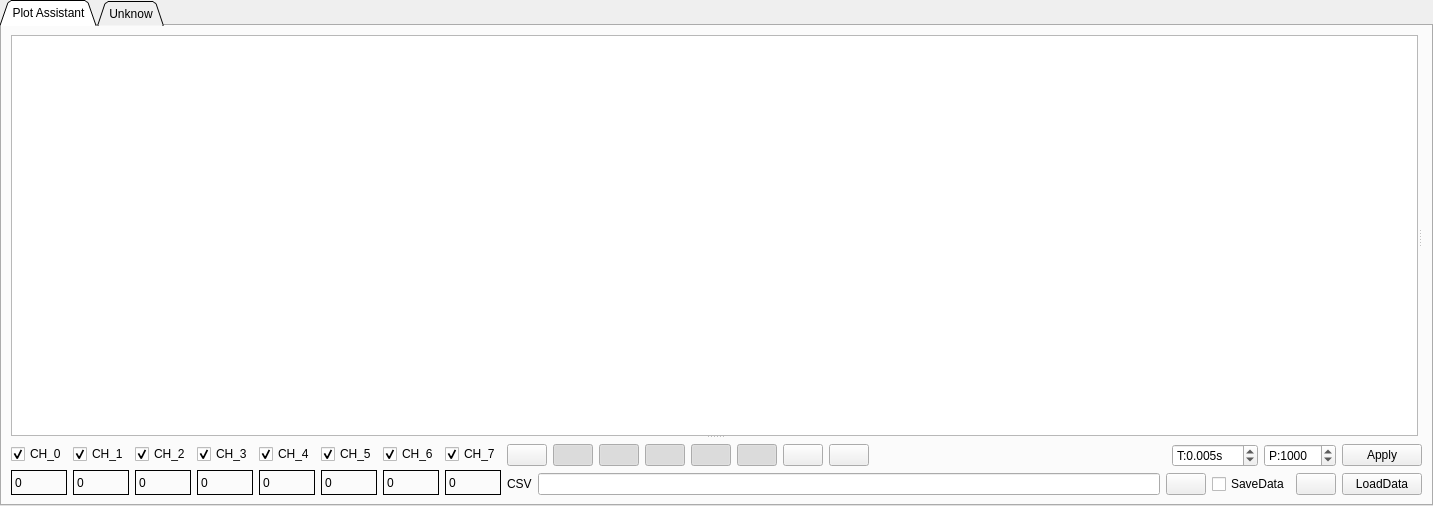
<?xml version="1.0" encoding="UTF-8"?>
<ui version="4.0">
 <class>PageSerialAnalysis</class>
 <widget class="QWidget" name="PageSerialAnalysis">
  <property name="geometry">
   <rect>
    <x>0</x>
    <y>0</y>
    <width>1433</width>
    <height>506</height>
   </rect>
  </property>
  <property name="windowTitle">
   <string>Form</string>
  </property>
  <layout class="QVBoxLayout" name="verticalLayout_7">
   <property name="leftMargin">
    <number>0</number>
   </property>
   <property name="topMargin">
    <number>0</number>
   </property>
   <property name="rightMargin">
    <number>0</number>
   </property>
   <property name="bottomMargin">
    <number>0</number>
   </property>
   <item>
    <widget class="QTabWidget" name="tabWidget">
     <property name="tabShape">
      <enum>QTabWidget::Triangular</enum>
     </property>
     <property name="currentIndex">
      <number>0</number>
     </property>
     <widget class="QWidget" name="tab">
      <attribute name="title">
       <string>Plot Assistant</string>
      </attribute>
      <layout class="QVBoxLayout" name="verticalLayout_6">
       <item>
        <layout class="QVBoxLayout" name="verticalLayout_4" stretch="0,0">
         <item>
          <widget class="QSplitter" name="splitter_2">
           <property name="sizePolicy">
            <sizepolicy hsizetype="Preferred" vsizetype="Preferred">
             <horstretch>0</horstretch>
             <verstretch>0</verstretch>
            </sizepolicy>
           </property>
           <property name="frameShadow">
            <enum>QFrame::Plain</enum>
           </property>
           <property name="orientation">
            <enum>Qt::Horizontal</enum>
           </property>
           <widget class="QSplitter" name="splitter">
            <property name="sizePolicy">
             <sizepolicy hsizetype="Preferred" vsizetype="Expanding">
              <horstretch>200</horstretch>
              <verstretch>0</verstretch>
             </sizepolicy>
            </property>
            <property name="orientation">
             <enum>Qt::Vertical</enum>
            </property>
            <property name="handleWidth">
             <number>2</number>
            </property>
            <widget class="QWidget" name="verticalLayoutWidget">
             <layout class="QVBoxLayout" name="verticalLayout" stretch="0">
              <item>
               <widget class="QTextBrowser" name="cmdBrowser">
                <property name="sizePolicy">
                 <sizepolicy hsizetype="Expanding" vsizetype="Preferred">
                  <horstretch>0</horstretch>
                  <verstretch>0</verstretch>
                 </sizepolicy>
                </property>
               </widget>
              </item>
             </layout>
            </widget>
            <widget class="QWidget" name="verticalLayoutWidget_2">
             <layout class="QVBoxLayout" name="verticalLayout_2">
              <item>
               <widget class="QCustomPlot" name="generalPlot" native="true">
                <property name="sizePolicy">
                 <sizepolicy hsizetype="Expanding" vsizetype="Preferred">
                  <horstretch>0</horstretch>
                  <verstretch>0</verstretch>
                 </sizepolicy>
                </property>
               </widget>
              </item>
             </layout>
            </widget>
           </widget>
           <widget class="QWidget" name="verticalLayoutWidget_3">
            <layout class="QVBoxLayout" name="verticalLayout_3"/>
           </widget>
          </widget>
         </item>
         <item>
          <layout class="QHBoxLayout" name="horizontalLayout">
           <item>
            <layout class="QHBoxLayout" name="horizontalLayout_25">
             <item>
              <layout class="QGridLayout" name="gridLayout">
               <item row="0" column="3">
                <widget class="QCheckBox" name="checkBox_2">
                 <property name="text">
                  <string>CH_2</string>
                 </property>
                 <property name="checked">
                  <bool>true</bool>
                 </property>
                </widget>
               </item>
               <item row="0" column="8">
                <widget class="QCheckBox" name="checkBox_7">
                 <property name="text">
                  <string>CH_7</string>
                 </property>
                 <property name="checked">
                  <bool>true</bool>
                 </property>
                </widget>
               </item>
               <item row="0" column="7">
                <widget class="QCheckBox" name="checkBox_6">
                 <property name="text">
                  <string>CH_6</string>
                 </property>
                 <property name="checked">
                  <bool>true</bool>
                 </property>
                </widget>
               </item>
               <item row="1" column="2">
                <widget class="QLabel" name="CH1_dataLabel">
                 <property name="frameShape">
                  <enum>QFrame::Box</enum>
                 </property>
                 <property name="text">
                  <string>0</string>
                 </property>
                </widget>
               </item>
               <item row="1" column="6">
                <widget class="QLabel" name="CH5_dataLabel">
                 <property name="frameShape">
                  <enum>QFrame::Box</enum>
                 </property>
                 <property name="frameShadow">
                  <enum>QFrame::Plain</enum>
                 </property>
                 <property name="text">
                  <string>0</string>
                 </property>
                </widget>
               </item>
               <item row="1" column="8">
                <widget class="QLabel" name="CH7_dataLabel">
                 <property name="frameShape">
                  <enum>QFrame::Box</enum>
                 </property>
                 <property name="text">
                  <string>0</string>
                 </property>
                </widget>
               </item>
               <item row="0" column="5">
                <widget class="QCheckBox" name="checkBox_4">
                 <property name="text">
                  <string>CH_4</string>
                 </property>
                 <property name="checked">
                  <bool>true</bool>
                 </property>
                </widget>
               </item>
               <item row="1" column="7">
                <widget class="QLabel" name="CH6_dataLabel">
                 <property name="frameShape">
                  <enum>QFrame::Box</enum>
                 </property>
                 <property name="text">
                  <string>0</string>
                 </property>
                </widget>
               </item>
               <item row="1" column="1">
                <widget class="QLabel" name="CH0_dataLabel">
                 <property name="frameShape">
                  <enum>QFrame::Box</enum>
                 </property>
                 <property name="text">
                  <string>0</string>
                 </property>
                </widget>
               </item>
               <item row="0" column="2">
                <widget class="QCheckBox" name="checkBox_1">
                 <property name="text">
                  <string>CH_1</string>
                 </property>
                 <property name="checked">
                  <bool>true</bool>
                 </property>
                </widget>
               </item>
               <item row="1" column="5">
                <widget class="QLabel" name="CH4_dataLabel">
                 <property name="frameShape">
                  <enum>QFrame::Box</enum>
                 </property>
                 <property name="text">
                  <string>0</string>
                 </property>
                </widget>
               </item>
               <item row="0" column="6">
                <widget class="QCheckBox" name="checkBox_5">
                 <property name="text">
                  <string>CH_5</string>
                 </property>
                 <property name="checked">
                  <bool>true</bool>
                 </property>
                </widget>
               </item>
               <item row="1" column="4">
                <widget class="QLabel" name="CH3_dataLabel">
                 <property name="frameShape">
                  <enum>QFrame::Box</enum>
                 </property>
                 <property name="text">
                  <string>0</string>
                 </property>
                </widget>
               </item>
               <item row="0" column="1">
                <widget class="QCheckBox" name="checkBox_0">
                 <property name="layoutDirection">
                  <enum>Qt::LeftToRight</enum>
                 </property>
                 <property name="text">
                  <string>CH_0</string>
                 </property>
                 <property name="checked">
                  <bool>true</bool>
                 </property>
                </widget>
               </item>
               <item row="0" column="4">
                <widget class="QCheckBox" name="checkBox_3">
                 <property name="text">
                  <string>CH_3</string>
                 </property>
                 <property name="checked">
                  <bool>true</bool>
                 </property>
                </widget>
               </item>
               <item row="1" column="3">
                <widget class="QLabel" name="CH2_dataLabel">
                 <property name="frameShape">
                  <enum>QFrame::Box</enum>
                 </property>
                 <property name="text">
                  <string>0</string>
                 </property>
                </widget>
               </item>
              </layout>
             </item>
             <item>
              <layout class="QVBoxLayout" name="verticalLayout_5">
               <item>
                <layout class="QHBoxLayout" name="horizontalLayout_2">
                 <item>
                  <widget class="QPushButton" name="rescaleButton">
                   <property name="toolTip">
                    <string>Rescale plot to fit</string>
                   </property>
                   <property name="whatsThis">
                    <string/>
                   </property>
                   <property name="text">
                    <string/>
                   </property>
                   <property name="icon">
                    <iconset resource="../res.qrc">
                     <normaloff>:/res/icons/Process-96.png</normaloff>:/res/icons/Process-96.png</iconset>
                   </property>
                  </widget>
                 </item>
                 <item>
                  <widget class="QPushButton" name="zoomVButton">
                   <property name="toolTip">
                    <string>Enable vertical zoom</string>
                   </property>
                   <property name="whatsThis">
                    <string/>
                   </property>
                   <property name="text">
                    <string/>
                   </property>
                   <property name="icon">
                    <iconset resource="../res.qrc">
                     <normaloff>:/res/icons/expand_v_off.png</normaloff>
                     <normalon>:/res/icons/expand_v_on.png</normalon>:/res/icons/expand_v_off.png</iconset>
                   </property>
                   <property name="checkable">
                    <bool>true</bool>
                   </property>
                   <property name="checked">
                    <bool>true</bool>
                   </property>
                  </widget>
                 </item>
                 <item>
                  <widget class="QPushButton" name="zoomHButton">
                   <property name="toolTip">
                    <string>Enable Horizontal zoom</string>
                   </property>
                   <property name="whatsThis">
                    <string/>
                   </property>
                   <property name="text">
                    <string/>
                   </property>
                   <property name="icon">
                    <iconset resource="../res.qrc">
                     <normaloff>:/res/icons/expand_off.png</normaloff>
                     <normalon>:/res/icons/expand_on.png</normalon>:/res/icons/expand_off.png</iconset>
                   </property>
                   <property name="checkable">
                    <bool>true</bool>
                   </property>
                   <property name="checked">
                    <bool>true</bool>
                   </property>
                  </widget>
                 </item>
                 <item>
                  <widget class="QPushButton" name="autoScaleButton">
                   <property name="toolTip">
                    <string>Autoscale plots with incoming samples</string>
                   </property>
                   <property name="whatsThis">
                    <string/>
                   </property>
                   <property name="text">
                    <string/>
                   </property>
                   <property name="icon">
                    <iconset resource="../res.qrc">
                     <normaloff>:/res/icons/size_off.png</normaloff>
                     <normalon>:/res/icons/size_on.png</normalon>:/res/icons/size_off.png</iconset>
                   </property>
                   <property name="checkable">
                    <bool>true</bool>
                   </property>
                   <property name="checked">
                    <bool>true</bool>
                   </property>
                  </widget>
                 </item>
                 <item>
                  <widget class="QPushButton" name="plotStopButton">
                   <property name="toolTip">
                    <string>Realtime display</string>
                   </property>
                   <property name="whatsThis">
                    <string/>
                   </property>
                   <property name="text">
                    <string/>
                   </property>
                   <property name="icon">
                    <iconset resource="../res.qrc">
                     <normaloff>:/res/icons/rt_off.png</normaloff>
                     <normalon>:/res/icons/rt_on.png</normalon>:/res/icons/rt_off.png</iconset>
                   </property>
                   <property name="checkable">
                    <bool>true</bool>
                   </property>
                   <property name="checked">
                    <bool>true</bool>
                   </property>
                  </widget>
                 </item>
                 <item>
                  <widget class="QPushButton" name="legendVisibleButton">
                   <property name="toolTip">
                    <string>Legend</string>
                   </property>
                   <property name="whatsThis">
                    <string/>
                   </property>
                   <property name="text">
                    <string/>
                   </property>
                   <property name="icon">
                    <iconset resource="../res.qrc">
                     <normaloff>:/res/icons/alive_off.png</normaloff>
                     <normalon>:/res/icons/alive_on.png</normalon>:/res/icons/alive_off.png</iconset>
                   </property>
                   <property name="checkable">
                    <bool>true</bool>
                   </property>
                   <property name="checked">
                    <bool>true</bool>
                   </property>
                  </widget>
                 </item>
                 <item>
                  <widget class="QPushButton" name="plotClearButton">
                   <property name="enabled">
                    <bool>true</bool>
                   </property>
                   <property name="toolTip">
                    <string>Clear Plot</string>
                   </property>
                   <property name="text">
                    <string/>
                   </property>
                   <property name="icon">
                    <iconset resource="../res.qrc">
                     <normaloff>:/res/icons/Restart-96.png</normaloff>:/res/icons/Restart-96.png</iconset>
                   </property>
                  </widget>
                 </item>
                 <item>
                  <widget class="QPushButton" name="cmdBrowserClearButton">
                   <property name="text">
                    <string/>
                   </property>
                   <property name="icon">
                    <iconset resource="../res.qrc">
                     <normaloff>:/res/icons/Delete-96.png</normaloff>:/res/icons/Delete-96.png</iconset>
                   </property>
                  </widget>
                 </item>
                 <item>
                  <spacer name="horizontalSpacer">
                   <property name="orientation">
                    <enum>Qt::Horizontal</enum>
                   </property>
                   <property name="sizeHint" stdset="0">
                    <size>
                     <width>40</width>
                     <height>20</height>
                    </size>
                   </property>
                  </spacer>
                 </item>
                 <item>
                  <widget class="QDoubleSpinBox" name="xAxisStepDoubleSpinBox">
                   <property name="toolTip">
                    <string>X轴绘点间隔，0表示为实时时间，在曲线连续性差时自定义该间隔可优化曲线</string>
                   </property>
                   <property name="prefix">
                    <string>T:</string>
                   </property>
                   <property name="suffix">
                    <string>s</string>
                   </property>
                   <property name="decimals">
                    <number>3</number>
                   </property>
                   <property name="maximum">
                    <double>100.000000000000000</double>
                   </property>
                   <property name="singleStep">
                    <double>0.005000000000000</double>
                   </property>
                   <property name="value">
                    <double>0.005000000000000</double>
                   </property>
                  </widget>
                 </item>
                 <item>
                  <widget class="QSpinBox" name="maxPointsSpinBox">
                   <property name="toolTip">
                    <string>Displayed point num in plot</string>
                   </property>
                   <property name="suffix">
                    <string/>
                   </property>
                   <property name="prefix">
                    <string>P:</string>
                   </property>
                   <property name="minimum">
                    <number>100</number>
                   </property>
                   <property name="maximum">
                    <number>10000</number>
                   </property>
                   <property name="singleStep">
                    <number>100</number>
                   </property>
                   <property name="value">
                    <number>1000</number>
                   </property>
                  </widget>
                 </item>
                 <item>
                  <widget class="QPushButton" name="pushButton">
                   <property name="toolTip">
                    <string>Apply displayed point num and xAxis step</string>
                   </property>
                   <property name="text">
                    <string>Apply</string>
                   </property>
                   <property name="iconSize">
                    <size>
                     <width>12</width>
                     <height>12</height>
                    </size>
                   </property>
                  </widget>
                 </item>
                </layout>
               </item>
               <item>
                <layout class="QHBoxLayout" name="horizontalLayout_3">
                 <item>
                  <widget class="QLabel" name="label_11">
                   <property name="text">
                    <string>CSV</string>
                   </property>
                  </widget>
                 </item>
                 <item>
                  <widget class="QLineEdit" name="csvFileEdit"/>
                 </item>
                 <item>
                  <widget class="QPushButton" name="csvChooseDirButton">
                   <property name="text">
                    <string/>
                   </property>
                   <property name="icon">
                    <iconset resource="../res.qrc">
                     <normaloff>:/res/icons/Open Folder-96.png</normaloff>:/res/icons/Open Folder-96.png</iconset>
                   </property>
                  </widget>
                 </item>
                 <item>
                  <widget class="QCheckBox" name="csvEnableLogBox">
                   <property name="text">
                    <string>SaveData</string>
                   </property>
                  </widget>
                 </item>
                 <item>
                  <widget class="QPushButton" name="newDataFile">
                   <property name="toolTip">
                    <string>Add new data file</string>
                   </property>
                   <property name="text">
                    <string/>
                   </property>
                   <property name="icon">
                    <iconset resource="../res.qrc">
                     <normaloff>:/res/icons/Plus Math-96.png</normaloff>:/res/icons/Plus Math-96.png</iconset>
                   </property>
                  </widget>
                 </item>
                 <item>
                  <widget class="QPushButton" name="loadDataButton">
                   <property name="text">
                    <string>LoadData</string>
                   </property>
                  </widget>
                 </item>
                </layout>
               </item>
              </layout>
             </item>
            </layout>
           </item>
          </layout>
         </item>
        </layout>
       </item>
      </layout>
     </widget>
     <widget class="QWidget" name="tab_2">
      <attribute name="title">
       <string>Unknow</string>
      </attribute>
      <layout class="QVBoxLayout" name="verticalLayout_8">
       <item>
        <layout class="QVBoxLayout" name="verticalLayout_13"/>
       </item>
      </layout>
     </widget>
    </widget>
   </item>
  </layout>
 </widget>
 <customwidgets>
  <customwidget>
   <class>QCustomPlot</class>
   <extends>QWidget</extends>
   <header>widgets/qcustomplot.h</header>
   <container>1</container>
  </customwidget>
 </customwidgets>
 <resources>
  <include location="../res.qrc"/>
 </resources>
 <connections/>
</ui>
